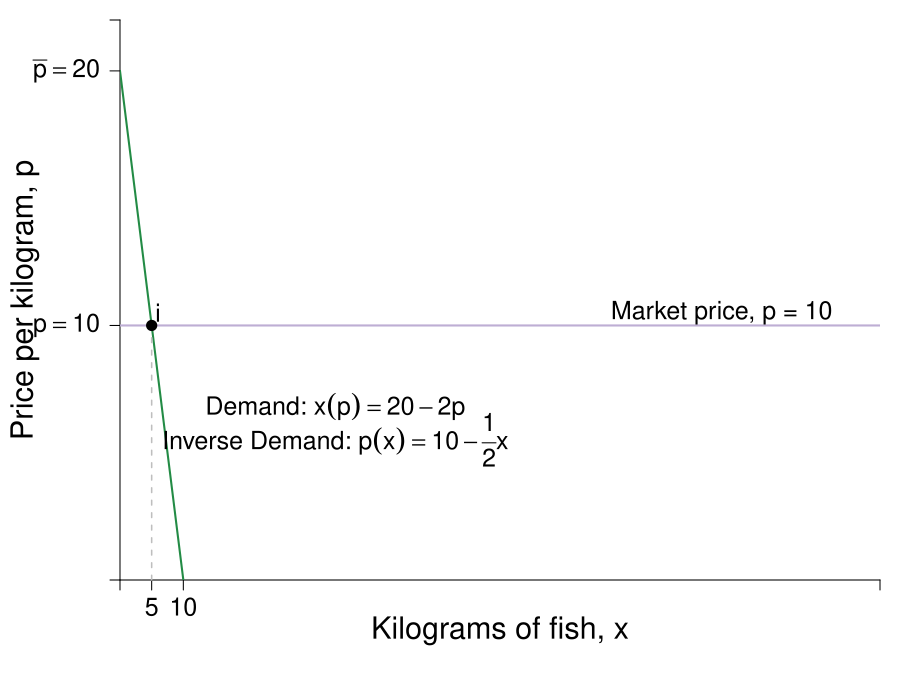

The script that saved this image:
require(shape)
pdf(file = "indmarketdemand/demand_market_indiv.pdf", width = 9, height = 7)

#Set parameters for graphics
pointsize <- 1.8
axislabelsize <- 1.8
labelsize <- 1.5
namesize <- 1.8
annotatesize <- 1.5
graphlinewidth <- 2
segmentlinewidth <- 1.5

COL <- c("#7fc97f", "#beaed4", "#fdc086", "#ffff99", "#386cb0", "#f0027f", "#bf5b17", "#666666")
COLA <- c("#99d8c9","#66c2a4","#41ae76", "#238b45", "#005824")
COLB <- c("#4eb3d3", "#2b8cbe", "#0868ac","#084081")

par(mar =  c(6, 6, 1, 1))

MarketD <- function(x, rmax = 20, xmax = 10, n = 10) {
  rmax - (rmax/(n*xmax))*x
}

mrsA <- function(x, rmax = 20, xmax = 10) {
  rmax - (rmax/xmax)*x
}

uA <- function(x, y, rmax = 20, xmax = 10) {
  y + rmax*x - (1/2)(rmax/xmax)*x^2
}

xlims <- c(0, 120)
ylims <- c(0, 22)

npts <- 501 
x <- seq(xlims[1], xlims[2], length.out = npts)
y <- seq(ylims[1], ylims[2], length.out = npts) 
a <- c(46.08, 55, 64)
b <- c(46.08, 55, 64)

plot(0, 0, xlim = xlims, ylim = ylims, type = "n",
     xlab = expression(paste("")),
     ylab = expression(paste("")), 
     xaxt = "n", 
     yaxt = "n", 
     cex.lab = axislabelsize, 
     bty = "n",
     xaxs="i", 
     yaxs="i")

# ticksy <- seq(from = 0, to = ylims[2], by = 2)
# ylabels <- seq(from = 0, to = ylims[2], by = 2)
# ticksx <- seq(from = 0, to = xlims[2], by = 2)
# xlabels <- seq(from = 0, to = xlims[2], by = 2)
ticksy <- c(0, 10, 20, ylims[2])
ylabels <- c(NA, expression(paste(p == 10)), expression(paste(bar(p) == 20)), NA)
ticksx <- c(0, 5, 10, xlims[2])
xlabels <- c(NA, expression(5), expression(paste(10)), NA)

axis(1, at = ticksx, pos = 0, labels = xlabels, cex.axis = labelsize)
axis(2, at = ticksy, pos = 0, labels = ylabels, las = 1, cex.axis = labelsize)

npts <- 500 
xx1 <- seq(xlims[1], xlims[2], length.out = npts)

#xpoly <- c(0, 10, 0)
#ypoly <- c(5, 5, 10)
#polygon(x = xpoly, y = ypoly, col = COL[4], density=NULL, border = NA)

#Lines for mrs graph
#lines(xx1, MarketD(xx1, rmax = 20, xmax = 10, n = 10), col = COLA[4], lwd = graphlinewidth)
lines(xx1, mrsA(xx1, rmax = 20, xmax = 10), col = COLA[4], lwd = graphlinewidth)

segments(0, 10, xlims[2], 10, lty = 1, col = COL[2] , lwd = graphlinewidth)
segments(50, 0, 50, 10, lty = 2, col = "gray" , lwd = segmentlinewidth)

#Label axes
#mtext(expression(paste("Quantity of fish in kilograms, ", x)), side=1, line = 2.5, cex = axislabelsize)

text(0.5*xlims[2], -2, expression(paste("Kilograms of fish, ", x)), xpd = TRUE, cex = axislabelsize) 
text(-16, 0.5*ylims[2], expression(paste("Price per kilogram, ", p)), xpd = TRUE, cex = axislabelsize, srt = 90) 

points(5, 10, pch = 16, col = "black", cex = 1.5)
text(6, 10.5, expression(i), cex = annotatesize)

#segments(4.11765, 6.17647, 5.88, 8.88, lty = 1, col = COL[2] , lwd = graphlinewidth)
text(95, 10.5, expression("Market price, p = 10"), cex = labelsize)
#text(7.3, 2.5, expression("Curve"))
#Arrows(7.3, 3.5, 7.3, 6.1, col = "black", lty = 1, lwd = 2, arr.type = "triangle", arr.lwd = 0.5)

#Label the iso-welfare functions for the HG, Aisha
# text(3.8, 1.5, expression(u[1]^A))
# text(4.6, 1.5, expression(u[2]^A))
# text(5.5, 1.5, expression(u[3]^A))
#text(6.6, 8.3, expression(u[4]^A))


#Label the indifference curves for the HG, Betty
# text(7.6, 17, expression(u[1]^B))
# text(6.75, 17, expression(u[2]^B))
# text(6, 17, expression(u[3]^B))
#text(3.4, 6.9, expression(v[4]^B))

#Label mrs function
text(34, 6.8, expression(paste("Demand: ", x(p) == 20 - 2*p)), cex = annotatesize)
text(34, 5.5, expression(paste("Inverse Demand: ", p(x) == 10 - frac(1,2)*x)), cex = annotatesize)
#Arrows(10, 7.5, 10, 5, col = "black", lty = 1, lwd = 2, arr.type = "triangle", arr.lwd = 0.5)

#Label satiation
#text(20, 3.5, expression(paste(x[max] == "Point")))
#text(20, 3, expression(paste("of Satiation")))
#Arrows(20, 2.5, 20, 0.5, col = "black", lty = 1, lwd = 2, arr.type = "triangle", arr.lwd = 0.5)

#Label highest willingness to pay
#text(5, 10, expression("Consumer Surplus"))
#text(5, 9, expression(paste(CS==frac(1, 2)*bgroup("(",r[max] - p,")")*x)))
#Arrows(5, 8.5, 5, 6, col = "black", lty = 1, lwd = 2, arr.type = "triangle", arr.lwd = 0.5)

dev.off()
